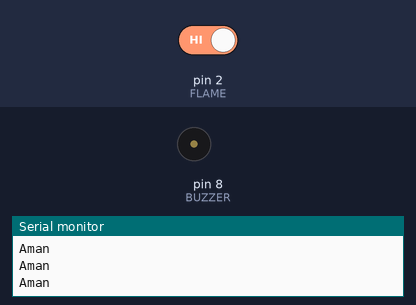
The sketch below on a simulated Arduino Uno, built with avr-gcc and run on an emulated ATmega328P. Parts: buzzer (waves = sounding, pin HIGH), the last lines printed to the serial monitor. Inputs (shaded band) come from the test bench; at power-on: pin 2 (FLAME) HIGH.

Above: at 1.2 s.
1.3 s: pin 2 (FLAME) driven LOW
At 1.7 s:
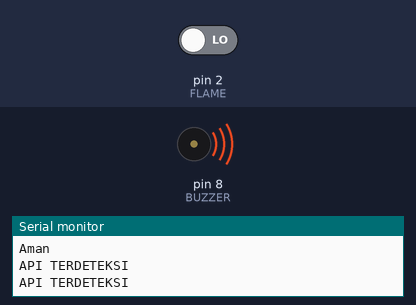
2.9 s: pin 2 (FLAME) driven HIGH
At 4.1 s:
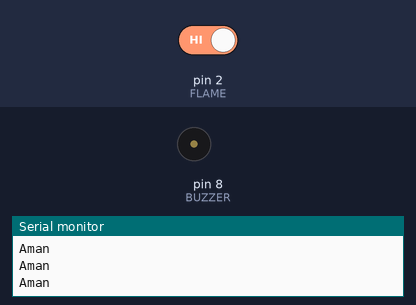
Timing chart, 0 to 5.9 s (numbered marks = the images above; inputs shaded):
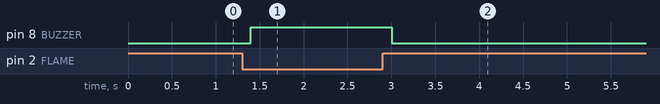

Measured:
- after the input at 1.3 s, pin 8 (BUZZER): LOW → HIGH after 0.10 s
- after the input at 2.9 s, pin 8 (BUZZER): HIGH → LOW after 0.10 s

The sketch:

01_Alarm_Api.ino
```cpp
const int FLAME = 2;
const int BUZZER = 8;

void setup() {
  pinMode(FLAME, INPUT);
  pinMode(BUZZER, OUTPUT);
  Serial.begin(9600);
}

void loop() {
  bool apiTerdeteksi = digitalRead(FLAME) == LOW;
  digitalWrite(BUZZER, apiTerdeteksi ? HIGH : LOW);
  Serial.println(apiTerdeteksi ? "API TERDETEKSI" : "Aman");
  delay(200);
}
```
